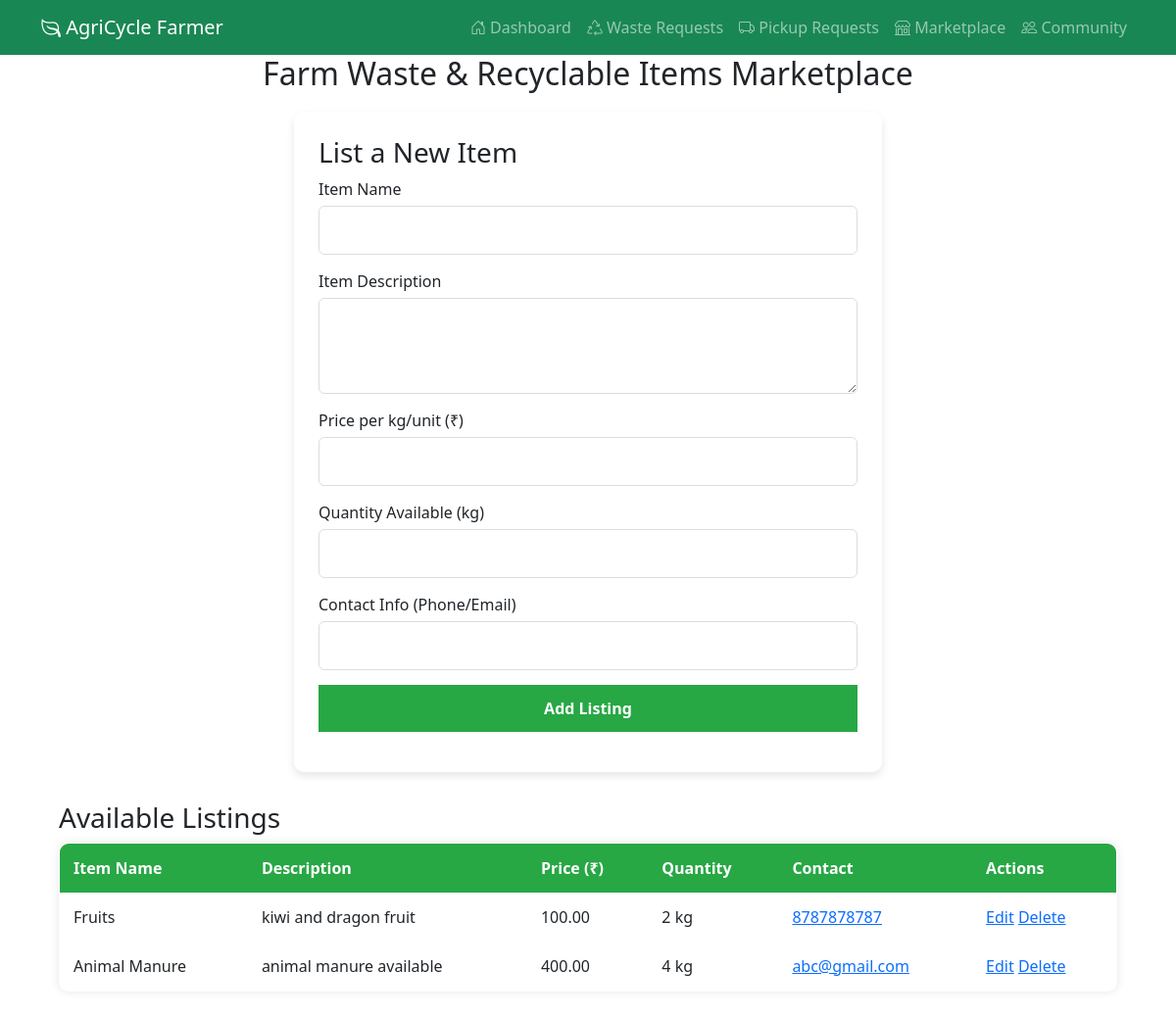
Screenshot of /farmer/marketplace.php with the database file from the repository.
### tables this page shows
CREATE TABLE `marketplace_items` (
  `id` int(11) NOT NULL,
  `user_id` int(11) NOT NULL,
  `item_name` varchar(255) NOT NULL,
  `description` text NOT NULL,
  `price` decimal(10,2) NOT NULL,
  `quantity` int(11) NOT NULL,
  `contact_info` varchar(255) NOT NULL,
  `created_at` timestamp NOT NULL DEFAULT current_timestamp()
);

### farmer/marketplace.php (the view, shortened to what this page needs)
<?php
include '../config/db_connect.php';
$query = "SELECT * FROM marketplace_items ORDER BY created_at DESC";
$stmt = mysqli_prepare($conn, $query);
mysqli_stmt_execute($stmt);
$result = mysqli_stmt_get_result($stmt);
include '../farmer/navbar.php';
?>
<!DOCTYPE html>
<html lang="en">
<head>
    <link rel="stylesheet" href="../assets/css/marketplace.css">
<link href="https://cdn.jsdelivr.net/npm/bootstrap@5.3.0/dist/css/bootstrap.min.css" rel="stylesheet">
<link href="https://cdn.jsdelivr.net/npm/bootstrap-icons/font/bootstrap-icons.css" rel="stylesheet">
</head>
<body>
    <h2>Farm Waste & Recyclable Items Marketplace</h2>
    <div class="form-container">
        <h3>List a New Item</h3>
        <form action="add_marketplace_item.php" method="POST">
            <div class="form-group">
                <label>Item Name</label>
                <input type="text" name="item_name" required>
            </div>
            <div class="form-group">
                <label>Item Description</label>
                <textarea name="description" rows="3" required></textarea>
            </div>
            <div class="form-group">
                <label>Price per kg/unit (₹)</label>
                <input type="number" name="price" required>
            </div>
            <div class="form-group">
                <label>Quantity Available (kg)</label>
                <input type="number" name="quantity" required>
            </div>
            <div class="form-group">
                <label>Contact Info (Phone/Email)</label>
                <input type="text" name="contact_info" required>
            </div>
            <button type="submit">Add Listing</button>
        </form>
    </div>
    <div class="listing-container">
    <h3>Available Listings</h3>
<table border="1">
    <tr>
        <th>Item Name</th>
        <th>Description</th>
        <th>Price (₹)</th>
        <th>Quantity</th>
        <th>Contact</th>
        <th>Actions</th>
    </tr>
    <?php while ($row = mysqli_fetch_assoc($result)) {
        $contact = htmlspecialchars($row['contact_info']);
        $id = $row['id'];
        if (filter_var($contact, FILTER_VALIDATE_EMAIL)) {
            $contact_link = "<a href='mailto:$contact'>$contact</a>";
        } elseif (preg_match('/^\+?\d{10,}$/', $contact)) {
            $contact_link = "<a href='tel:$contact'>$contact</a>";
        } else {
            $contact_link = $contact;
        }
    ?>
        <tr>
            <td><?= htmlspecialchars($row['item_name']) ?></td>
            <td><?= htmlspecialchars($row['description']) ?></td>
            <td><?= htmlspecialchars($row['price']) ?></td>
            <td><?= htmlspecialchars($row['quantity']) ?> kg</td>
            <td><?= $contact_link ?></td>
            <td>
                <a href="edit_marketplace_item.php?id=<?= $id ?>" class="edit-btn">Edit</a>
                <a href="delete_marketplace_item.php?id=<?= $id ?>" class="delete-btn" onclick="return confirm('Are you sure?')">Delete</a>
            </td>
        </tr>
    <?php } ?>
</table>
    </div>
</body>
</html>

### assets/css/marketplace.css (style rules this page uses)
body { font-family: 'Poppins', sans-serif; background-color: #f8f9fa; margin: 0; padding: 0; }
h2 { text-align: center; color: #28a745; font-size: 28px; margin-top: 20px; }
.form-container { max-width: 600px; margin: 20px auto; background: white; padding: 25px; border-radius: 10px; box-shadow: 0 4px 8px rgba(0, 0, 0, 0.1); }
.form-group { margin-bottom: 15px; }
label { font-weight: 500; display: block; margin-bottom: 5px; }
input, textarea { width: 100%; padding: 12px; border: 1px solid #ddd; border-radius: 6px; font-size: 16px; transition: 0.3s ease-in-out; }
button { width: 100%; padding: 12px; background-color: #28a745; border: none; color: white; font-size: 16px; font-weight: bold; border-radius: 6px; cursor: pointer; transition: 0.3s; }
.listing-container { width: 90%; margin: 30px auto; }
table { width: 100%; border-collapse: collapse; background: white; border-radius: 10px; overflow: hidden; box-shadow: 0 0 10px rgba(0, 0, 0, 0.1); }
th, td { padding: 14px; text-align: left; border-bottom: 1px solid #ddd; }
th { background-color: #28a745; color: white; font-size: 16px; }

### rows the page displays
marketplace_items: item_name "Fruits", description "kiwi and dragon fruit", price "100.00", quantity "2", contact_info "8787878787"
marketplace_items: item_name "Animal Manure", description "animal manure available", price "400.00", quantity "4", contact_info "abc@gmail.com"
